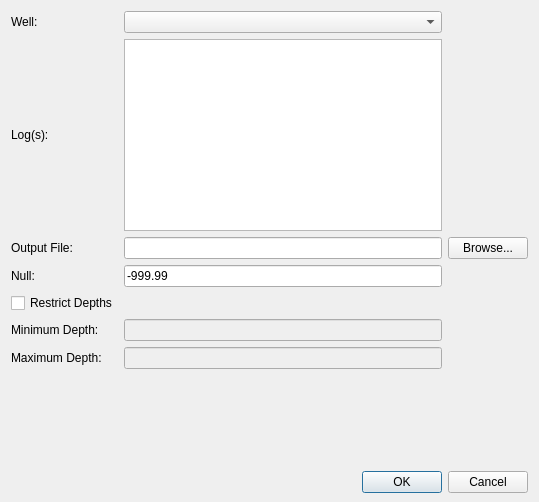
<?xml version="1.0" encoding="UTF-8"?>
<ui version="4.0">
 <class>ExportLogDialog</class>
 <widget class="QDialog" name="ExportLogDialog">
  <property name="geometry">
   <rect>
    <x>0</x>
    <y>0</y>
    <width>539</width>
    <height>502</height>
   </rect>
  </property>
  <property name="sizePolicy">
   <sizepolicy hsizetype="Preferred" vsizetype="Minimum">
    <horstretch>0</horstretch>
    <verstretch>0</verstretch>
   </sizepolicy>
  </property>
  <property name="minimumSize">
   <size>
    <width>0</width>
    <height>50</height>
   </size>
  </property>
  <property name="windowTitle">
   <string>Dialog</string>
  </property>
  <layout class="QVBoxLayout" name="verticalLayout">
   <property name="bottomMargin">
    <number>9</number>
   </property>
   <item>
    <layout class="QGridLayout" name="gridLayout">
     <item row="0" column="1">
      <widget class="QComboBox" name="cbWell"/>
     </item>
     <item row="0" column="0">
      <widget class="QLabel" name="label">
       <property name="text">
        <string>Well:</string>
       </property>
      </widget>
     </item>
     <item row="6" column="0">
      <widget class="QLabel" name="label_6">
       <property name="text">
        <string>Maximum Depth:</string>
       </property>
      </widget>
     </item>
     <item row="2" column="0">
      <widget class="QLabel" name="label_4">
       <property name="text">
        <string>Output File:</string>
       </property>
      </widget>
     </item>
     <item row="6" column="1">
      <widget class="QLineEdit" name="leMaxDepth">
       <property name="enabled">
        <bool>false</bool>
       </property>
      </widget>
     </item>
     <item row="2" column="1">
      <widget class="QLineEdit" name="leOutput">
       <property name="minimumSize">
        <size>
         <width>300</width>
         <height>0</height>
        </size>
       </property>
      </widget>
     </item>
     <item row="1" column="0">
      <widget class="QLabel" name="label_2">
       <property name="text">
        <string>Log(s):</string>
       </property>
      </widget>
     </item>
     <item row="2" column="2">
      <widget class="QPushButton" name="pbBrowse">
       <property name="text">
        <string>Browse...</string>
       </property>
      </widget>
     </item>
     <item row="4" column="0">
      <widget class="QCheckBox" name="cbRestrictDepths">
       <property name="text">
        <string>Restrict Depths</string>
       </property>
      </widget>
     </item>
     <item row="5" column="1">
      <widget class="QLineEdit" name="leMinDepth">
       <property name="enabled">
        <bool>false</bool>
       </property>
      </widget>
     </item>
     <item row="5" column="0">
      <widget class="QLabel" name="label_3">
       <property name="text">
        <string>Minimum Depth:</string>
       </property>
      </widget>
     </item>
     <item row="3" column="1">
      <widget class="QLineEdit" name="leNull">
       <property name="text">
        <string>-999.99</string>
       </property>
      </widget>
     </item>
     <item row="3" column="0">
      <widget class="QLabel" name="label_5">
       <property name="text">
        <string>Null:</string>
       </property>
      </widget>
     </item>
     <item row="1" column="1">
      <widget class="QListWidget" name="lwLogs">
       <property name="selectionMode">
        <enum>QAbstractItemView::ExtendedSelection</enum>
       </property>
      </widget>
     </item>
    </layout>
   </item>
   <item>
    <spacer name="verticalSpacer">
     <property name="orientation">
      <enum>Qt::Vertical</enum>
     </property>
     <property name="sizeHint" stdset="0">
      <size>
       <width>20</width>
       <height>48</height>
      </size>
     </property>
    </spacer>
   </item>
   <item>
    <widget class="QDialogButtonBox" name="buttonBox">
     <property name="orientation">
      <enum>Qt::Horizontal</enum>
     </property>
     <property name="standardButtons">
      <set>QDialogButtonBox::Cancel|QDialogButtonBox::Ok</set>
     </property>
    </widget>
   </item>
  </layout>
 </widget>
 <tabstops>
  <tabstop>cbWell</tabstop>
  <tabstop>lwLogs</tabstop>
  <tabstop>leOutput</tabstop>
  <tabstop>pbBrowse</tabstop>
  <tabstop>leNull</tabstop>
  <tabstop>cbRestrictDepths</tabstop>
  <tabstop>leMinDepth</tabstop>
  <tabstop>leMaxDepth</tabstop>
 </tabstops>
 <resources/>
 <connections>
  <connection>
   <sender>buttonBox</sender>
   <signal>accepted()</signal>
   <receiver>ExportLogDialog</receiver>
   <slot>accept()</slot>
   <hints>
    <hint type="sourcelabel">
     <x>257</x>
     <y>665</y>
    </hint>
    <hint type="destinationlabel">
     <x>157</x>
     <y>274</y>
    </hint>
   </hints>
  </connection>
  <connection>
   <sender>buttonBox</sender>
   <signal>rejected()</signal>
   <receiver>ExportLogDialog</receiver>
   <slot>reject()</slot>
   <hints>
    <hint type="sourcelabel">
     <x>325</x>
     <y>665</y>
    </hint>
    <hint type="destinationlabel">
     <x>286</x>
     <y>274</y>
    </hint>
   </hints>
  </connection>
  <connection>
   <sender>cbRestrictDepths</sender>
   <signal>toggled(bool)</signal>
   <receiver>leMinDepth</receiver>
   <slot>setEnabled(bool)</slot>
   <hints>
    <hint type="sourcelabel">
     <x>73</x>
     <y>124</y>
    </hint>
    <hint type="destinationlabel">
     <x>276</x>
     <y>157</y>
    </hint>
   </hints>
  </connection>
  <connection>
   <sender>cbRestrictDepths</sender>
   <signal>toggled(bool)</signal>
   <receiver>leMaxDepth</receiver>
   <slot>setEnabled(bool)</slot>
   <hints>
    <hint type="sourcelabel">
     <x>73</x>
     <y>124</y>
    </hint>
    <hint type="destinationlabel">
     <x>276</x>
     <y>191</y>
    </hint>
   </hints>
  </connection>
 </connections>
</ui>
